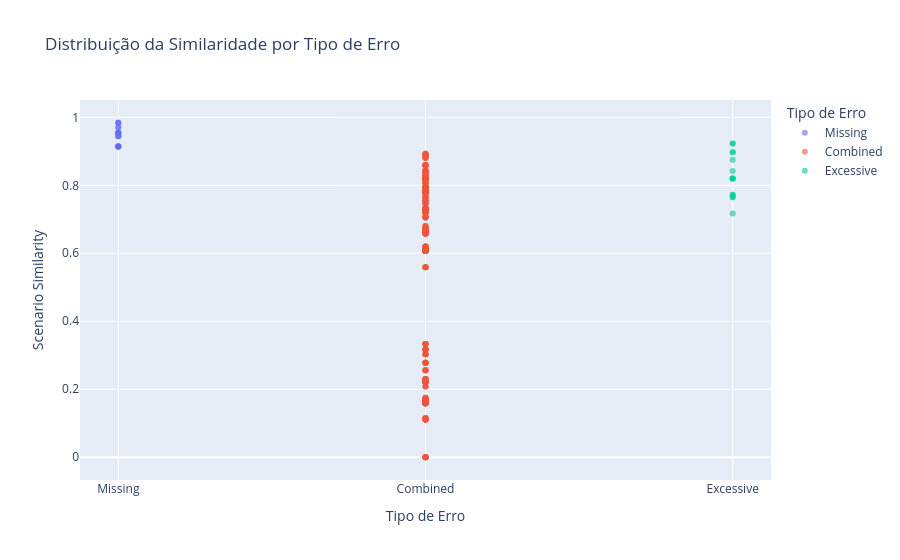

Source (notebook cell):
### Code cell
import plotly.express as px

# Criar o scatter plot
fig = px.scatter(given_then_df, x='tipo_de_erro', y='Scenario Similarity', 
                 color='tipo_de_erro', 
                 title='Distribuição da Similaridade por Tipo de Erro',
                 labels={'Scenario Similarity': 'Scenario Similarity', 'tipo_de_erro': 'Tipo de Erro'},
                 opacity=0.6,
                     hover_data={
                     'desired_given_exp': True, 
                     'candidate_given_exp': True,
                     'Penality Given': True,
                     'Global Similarity Given': True,
                    'Final Similarity Given': True,
                     'desired_then_exp': True, 
                     'candidate_then_exp': True,
                    'Penality Then': True,
                        'Global Similarity Then': True,
                        'Final Similarity Then': True,
                        '#given_plus': True,
                          '#given_less': True,
                            '#then_plus': True, '#then_less': True
                 })  # Define uma transparência para ver sobreposição de pontos

# Exibir o gráfico
fig.show()

### Figure 1 — Plotly figure (JSON) as saved in the notebook; plotly's stock layout.template omitted (floating-point values rounded to 4 significant figures; data arrays with more than 128 entries replaced by an {"elided": "..."} marker saying what was removed)
{"data": [{"customdata": {"elided": "20x14 mixed values"}, "hovertemplate": "Tipo de Erro=%{x}<br>Scenario Similarity=%{y}<br>desired_given_exp=%{customdata[0]}<br>candidate_given_exp=%{customdata[1]}<br>Penality Given=%{customdata[2]}<br>Global Similarity Given=%{customdata[3]}<br>Final Similarity Given=%{customdata[4]}<br>desired_then_exp=%{customdata[5]}<br>candidate_then_exp=%{customdata[6]}<br>Penality Then=%{customdata[7]}<br>Global Similarity Then=%{customdata[8]}<br>Final Similarity Then=%{customdata[9]}<br>#given_plus=%{customdata[10]}<br>#given_less=%{customdata[11]}<br>#then_plus=%{customdata[12]}<br>#then_less=%{customdata[13]}<extra></extra>", "legendgroup": "Missing", "marker": {"color": "#636efa", "opacity": 0.6, "symbol": "circle"}, "mode": "markers", "name": "Missing", "orientation": "v", "showlegend": true, "type": "scatter", "x": ["Missing", "Missing", "Missing", "Missing", "Missing", "Missing", "Missing", "Missing", "Missing", "Missing", "Missing", "Missing", "Missing", "Missing", "Missing", "Missing", "Missing", "Missing", "Missing", "Missing"], "xaxis": "x", "y": [0.914, 0.914, 0.944, 0.914, 0.914, 0.944, 0.914, 0.914, 0.944, 0.954, 0.954, 0.984, 0.954, 0.954, 0.984, 0.954, 0.954, 0.984, 0.97, 0.97], "yaxis": "y"}, {"customdata": {"elided": "429x14 mixed values"}, "hovertemplate": "Tipo de Erro=%{x}<br>Scenario Similarity=%{y}<br>desired_given_exp=%{customdata[0]}<br>candidate_given_exp=%{customdata[1]}<br>Penality Given=%{customdata[2]}<br>Global Similarity Given=%{customdata[3]}<br>Final Similarity Given=%{customdata[4]}<br>desired_then_exp=%{customdata[5]}<br>candidate_then_exp=%{customdata[6]}<br>Penality Then=%{customdata[7]}<br>Global Similarity Then=%{customdata[8]}<br>Final Similarity Then=%{customdata[9]}<br>#given_plus=%{customdata[10]}<br>#given_less=%{customdata[11]}<br>#then_plus=%{customdata[12]}<br>#then_less=%{customdata[13]}<extra></extra>", "legendgroup": "Combined", "marker": {"color": "#EF553B", "opacity": 0.6, "symbol": "circle"}, "mode": "markers", "name": "Combined", "orientation": "v", "showlegend": true, "type": "scatter", "x": {"elided": "429 str values"}, "xaxis": "x", "y": {"elided": "429 float values"}, "yaxis": "y"}, {"customdata": {"elided": "15x14 mixed values"}, "hovertemplate": "Tipo de Erro=%{x}<br>Scenario Similarity=%{y}<br>desired_given_exp=%{customdata[0]}<br>candidate_given_exp=%{customdata[1]}<br>Penality Given=%{customdata[2]}<br>Global Similarity Given=%{customdata[3]}<br>Final Similarity Given=%{customdata[4]}<br>desired_then_exp=%{customdata[5]}<br>candidate_then_exp=%{customdata[6]}<br>Penality Then=%{customdata[7]}<br>Global Similarity Then=%{customdata[8]}<br>Final Similarity Then=%{customdata[9]}<br>#given_plus=%{customdata[10]}<br>#given_less=%{customdata[11]}<br>#then_plus=%{customdata[12]}<br>#then_less=%{customdata[13]}<extra></extra>", "legendgroup": "Excessive", "marker": {"color": "#00cc96", "opacity": 0.6, "symbol": "circle"}, "mode": "markers", "name": "Excessive", "orientation": "v", "showlegend": true, "type": "scatter", "x": ["Excessive", "Excessive", "Excessive", "Excessive", "Excessive", "Excessive", "Excessive", "Excessive", "Excessive", "Excessive", "Excessive", "Excessive", "Excessive", "Excessive", "Excessive"], "xaxis": "x", "y": [0.897, 0.897, 0.842, 0.923, 0.82, 0.82, 0.765, 0.923, 0.82, 0.82, 0.765, 0.875, 0.772, 0.772, 0.717], "yaxis": "y"}], "layout": {"legend": {"title": {"text": "Tipo de Erro"}, "tracegroupgap": 0}, "title": {"text": "Distribuição da Similaridade por Tipo de Erro"}, "xaxis": {"anchor": "y", "categoryarray": ["Missing", "Combined", "Excessive"], "categoryorder": "array", "domain": [0, 1], "title": {"text": "Tipo de Erro"}}, "yaxis": {"anchor": "x", "domain": [0, 1], "title": {"text": "Scenario Similarity"}}}}
